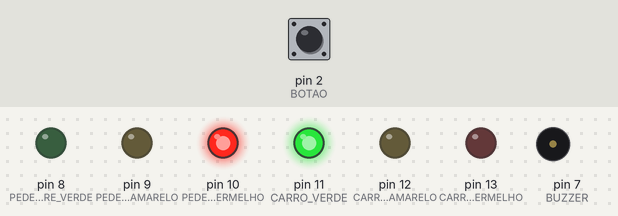
Recording of a sketch running on a simulated Arduino Uno, built with avr-gcc and run on an emulated ATmega328P. Parts: output pins drawn as LEDs (lit = HIGH), buzzer (waves = sounding). The inputs (shaded band) are chosen by the test bench; at power-on: pin 2 (BOTAO) HIGH.

Above: at 1.2 s.
1.3 s: pin 2 (BOTAO) pulled LOW for 0.15 s
At 2.1 s:
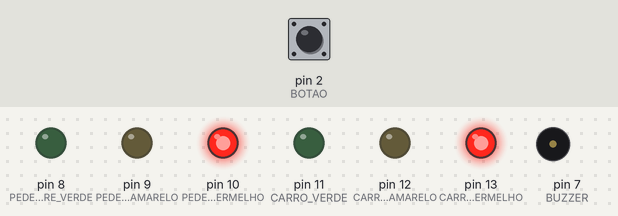
At 3.59 s:
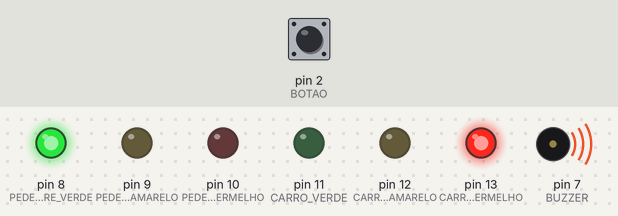
Timing chart, 0 to 13.1 s (numbered marks = the images above; inputs shaded):
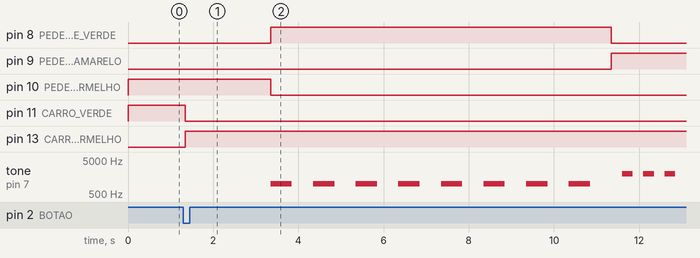

The sketch:

semaforosom.ino
```cpp
/*
  PROJETO: ESTACAO SEMAFORICA INTERATIVA
  ACESSIBILIDADE SONORA
  ARDUINO UNO R3

  CICLO CONVENCIONAL:
  CARROS VERDE       / PEDESTRES VERMELHO
  CARROS AMARELO     / PEDESTRES VERMELHO
  CARROS VERMELHO    / PEDESTRES VERDE
  CARROS VERMELHO    / PEDESTRES AMARELO
  CARROS VERMELHO    / PEDESTRES VERMELHO

  MODO INTERATIVO:
  BOTAO PRESSIONADO
  TODOS VERMELHOS + SEGURANCA
  PEDESTRES VERDE + BUZZER
  PEDESTRES AMARELO + AVISO SONORO FINAL
  TODOS VERMELHOS
  RETORNO AO CICLO CONVENCIONAL

*/

// PINAGEM DOS CARROS
#define CARRO_VERMELHO 13
#define CARRO_AMARELO  12
#define CARRO_VERDE    11

// PINAGEM DOS PEDESTRES
#define PEDESTRE_VERMELHO 10
#define PEDESTRE_AMARELO  9
#define PEDESTRE_VERDE    8

// ACESSIBILIDADE E BOTAO
#define BUZZER 7
#define BOTAO  2

// TEMPOS
const unsigned long TEMPO_CARRO_VERDE = 8000;
const unsigned long TEMPO_CARRO_AMARELO = 3000;

const unsigned long TEMPO_PEDESTRE_VERDE = 8000;
const unsigned long TEMPO_PEDESTRE_AMARELO = 3000;

const unsigned long TEMPO_TODOS_VERMELHOS = 2000;

const unsigned long TEMPO_INTERATIVO = 8000;

const unsigned long TEMPO_DEBOUNCE = 50;
const unsigned long INTERVALO_BUZZER = 500;

// INTERVALO DO ALERTA SONORO FINAL
const unsigned long INTERVALO_ALERTA_SONORO = 250;

// ========================================================
// ESTADOS DO SISTEMA
// ========================================================

enum Estado {

  CONV_CARROS_VERDE,
  CONV_CARROS_AMARELO,
  CONV_PEDESTRES_VERDE,
  CONV_PEDESTRES_AMARELO,
  CONV_TODOS_VERMELHOS,

  INTERATIVO_SEGURANCA,
  INTERATIVO_TRAVESSIA,
  INTERATIVO_ALERTA,
  INTERATIVO_FINAL_SEGURANCA
};

Estado estadoAtual = CONV_CARROS_VERDE;

// ========================================================
// VARIAVEIS
// ========================================================

unsigned long tempoEstado = 0;
unsigned long tempoBuzzer = 0;

// NOVO: CONTROLE DO ALERTA SONORO FINAL
unsigned long tempoAlertaSonoro = 0;
bool alertaSonoroLigado = false;

bool solicitacaoInterativa = false;
bool buzzerLigado = false;

bool leituraAnterior = HIGH;
bool estadoBotao = HIGH;

unsigned long tempoDebounce = 0;

// ========================================================
// DESLIGAR TODOS OS LEDS
// ========================================================

void desligarTodosLEDs() {

  digitalWrite(CARRO_VERMELHO, LOW);
  digitalWrite(CARRO_AMARELO, LOW);
  digitalWrite(CARRO_VERDE, LOW);

  digitalWrite(PEDESTRE_VERMELHO, LOW);
  digitalWrite(PEDESTRE_AMARELO, LOW);
  digitalWrite(PEDESTRE_VERDE, LOW);
}

// ========================================================
// INICIAR ESTADO
// ========================================================

void iniciarEstado(Estado novoEstado) {

  desligarTodosLEDs();

  noTone(BUZZER);

  estadoAtual = novoEstado;

  tempoEstado = millis();
}

// ========================================================
// CICLO CONVENCIONAL
// ========================================================

// CARROS VERDE / PEDESTRES VERMELHO

void iniciarCarrosVerde() {

  iniciarEstado(CONV_CARROS_VERDE);

  digitalWrite(CARRO_VERDE, HIGH);
  digitalWrite(PEDESTRE_VERMELHO, HIGH);
}

// CARROS AMARELO / PEDESTRES VERMELHO

void iniciarCarrosAmarelo() {

  iniciarEstado(CONV_CARROS_AMARELO);

  digitalWrite(CARRO_AMARELO, HIGH);
  digitalWrite(PEDESTRE_VERMELHO, HIGH);
}

// CARROS VERMELHO / PEDESTRES VERDE

void iniciarPedestresVerde() {

  iniciarEstado(CONV_PEDESTRES_VERDE);

  digitalWrite(CARRO_VERMELHO, HIGH);
  digitalWrite(PEDESTRE_VERDE, HIGH);
}

// CARROS VERMELHO / PEDESTRES AMARELO

void iniciarPedestresAmarelo() {

  iniciarEstado(CONV_PEDESTRES_AMARELO);

  digitalWrite(CARRO_VERMELHO, HIGH);

  digitalWrite(PEDESTRE_AMARELO, HIGH);
}

// TODOS VERMELHOS

void iniciarTodosVermelhos() {

  iniciarEstado(CONV_TODOS_VERMELHOS);

  digitalWrite(CARRO_VERMELHO, HIGH);
  digitalWrite(PEDESTRE_VERMELHO, HIGH);
}

// ========================================================
// MODO INTERATIVO
// ========================================================

// SEGURANCA INICIAL

void iniciarInterativoSeguranca() {

  iniciarEstado(INTERATIVO_SEGURANCA);

  digitalWrite(CARRO_VERMELHO, HIGH);
  digitalWrite(PEDESTRE_VERMELHO, HIGH);
}

// TRAVESSIA INTERATIVA

void iniciarInterativoTravessia() {

  iniciarEstado(INTERATIVO_TRAVESSIA);

  digitalWrite(CARRO_VERMELHO, HIGH);
  digitalWrite(PEDESTRE_VERDE, HIGH);

  tempoBuzzer = millis();
  buzzerLigado = true;

  tone(BUZZER, 1000);
}

// ========================================================
// ALERTA AMARELO INTERATIVO
// ========================================================

void iniciarInterativoAlerta() {

  iniciarEstado(INTERATIVO_ALERTA);

  digitalWrite(CARRO_VERMELHO, HIGH);

  // AMARELO DOS PEDESTRES ACESO CONTINUAMENTE
  digitalWrite(PEDESTRE_AMARELO, HIGH);

  // NOVO: INICIA ALERTA SONORO FINAL
  tempoAlertaSonoro = millis();
  alertaSonoroLigado = false;

  noTone(BUZZER);
}

// ========================================================
// SEGURANCA FINAL INTERATIVA
// ========================================================

void iniciarInterativoFinalSeguranca() {

  iniciarEstado(INTERATIVO_FINAL_SEGURANCA);

  digitalWrite(CARRO_VERMELHO, HIGH);
  digitalWrite(PEDESTRE_VERMELHO, HIGH);
}

// ========================================================
// BOTAO COM DEBOUNCE
// ========================================================

void verificarBotao() {

  bool leitura = digitalRead(BOTAO);

  if (leitura != leituraAnterior) {

    tempoDebounce = millis();
  }

  if (millis() - tempoDebounce >= TEMPO_DEBOUNCE) {

    if (leitura != estadoBotao) {

      estadoBotao = leitura;

      if (estadoBotao == LOW) {

        solicitacaoInterativa = true;
      }
    }
  }

  leituraAnterior = leitura;
}

// ========================================================
// BUZZER DA TRAVESSIA
// ========================================================

void controlarBuzzer() {

  if (millis() - tempoBuzzer >= INTERVALO_BUZZER) {

    tempoBuzzer = millis();

    buzzerLigado = !buzzerLigado;

    if (buzzerLigado) {

      tone(BUZZER, 1000);

    } else {

      noTone(BUZZER);
    }
  }
}

// ========================================================
// NOVO: AVISO SONORO FINAL DE ALERTA
// ========================================================

void controlarAlertaSonoro() {

  if (millis() - tempoAlertaSonoro >= INTERVALO_ALERTA_SONORO) {

    tempoAlertaSonoro = millis();

    alertaSonoroLigado = !alertaSonoroLigado;

    if (alertaSonoroLigado) {

      // BIP DE ALERTA FINAL
      tone(BUZZER, 2000);

    } else {

      noTone(BUZZER);
    }
  }
}

// ========================================================
// SETUP
// ========================================================

void setup() {

  pinMode(CARRO_VERMELHO, OUTPUT);
  pinMode(CARRO_AMARELO, OUTPUT);
  pinMode(CARRO_VERDE, OUTPUT);

  pinMode(PEDESTRE_VERMELHO, OUTPUT);
  pinMode(PEDESTRE_AMARELO, OUTPUT);
  pinMode(PEDESTRE_VERDE, OUTPUT);

  pinMode(BUZZER, OUTPUT);

  pinMode(BOTAO, INPUT_PULLUP);

  desligarTodosLEDs();

  // INICIO AUTOMATICO DO CICLO CONVENCIONAL
  iniciarCarrosVerde();
}

// ========================================================
// LOOP PRINCIPAL
// ========================================================

void loop() {

  verificarBotao();

  unsigned long agora = millis();

  // ======================================================
  // SOLICITACAO DO MODO INTERATIVO
  // ======================================================

  if (solicitacaoInterativa) {

    if (estadoAtual == CONV_CARROS_VERDE ||
        estadoAtual == CONV_CARROS_AMARELO ||
        estadoAtual == CONV_PEDESTRES_VERDE ||
        estadoAtual == CONV_PEDESTRES_AMARELO ||
        estadoAtual == CONV_TODOS_VERMELHOS) {

      solicitacaoInterativa = false;

      iniciarInterativoSeguranca();
    }
  }

  // ======================================================
  // CONTROLE DOS ESTADOS
  // ======================================================

  switch (estadoAtual) {

    // ----------------------------------------------------
    // CARROS VERDE
    // ----------------------------------------------------

    case CONV_CARROS_VERDE:

      if (agora - tempoEstado >= TEMPO_CARRO_VERDE) {

        iniciarCarrosAmarelo();
      }

      break;

    // ----------------------------------------------------
    // CARROS AMARELO
    // ----------------------------------------------------

    case CONV_CARROS_AMARELO:

      if (agora - tempoEstado >= TEMPO_CARRO_AMARELO) {

        iniciarPedestresVerde();
      }

      break;

    // ----------------------------------------------------
    // PEDESTRES VERDE
    // ----------------------------------------------------

    case CONV_PEDESTRES_VERDE:

      if (agora - tempoEstado >= TEMPO_PEDESTRE_VERDE) {

        iniciarPedestresAmarelo();
      }

      break;

    // ----------------------------------------------------
    // PEDESTRES AMARELO
    // ----------------------------------------------------

    case CONV_PEDESTRES_AMARELO:

      if (agora - tempoEstado >= TEMPO_PEDESTRE_AMARELO) {

        iniciarTodosVermelhos();
      }

      break;

    // ----------------------------------------------------
    // TODOS VERMELHOS - CICLO CONVENCIONAL
    // ----------------------------------------------------

    case CONV_TODOS_VERMELHOS:

      if (agora - tempoEstado >= TEMPO_TODOS_VERMELHOS) {

        iniciarCarrosVerde();
      }

      break;

    // ----------------------------------------------------
    // INTERATIVO - SEGURANCA INICIAL
    // ----------------------------------------------------

    case INTERATIVO_SEGURANCA:

      if (agora - tempoEstado >= TEMPO_TODOS_VERMELHOS) {

        iniciarInterativoTravessia();
      }

      break;

    // ----------------------------------------------------
    // INTERATIVO - TRAVESSIA
    // ----------------------------------------------------

    case INTERATIVO_TRAVESSIA:

      controlarBuzzer();

      if (agora - tempoEstado >= TEMPO_INTERATIVO) {

        iniciarInterativoAlerta();
      }

      break;

    // ----------------------------------------------------
    // INTERATIVO - ALERTA FINAL
    // ----------------------------------------------------

    case INTERATIVO_ALERTA:

      // NOVO: BIPS RAPIDOS DE ALERTA FINAL
      controlarAlertaSonoro();

      if (agora - tempoEstado >= TEMPO_PEDESTRE_AMARELO) {

        iniciarInterativoFinalSeguranca();
      }

      break;

    // ----------------------------------------------------
    // INTERATIVO - SEGURANCA FINAL
    // ----------------------------------------------------

    case INTERATIVO_FINAL_SEGURANCA:

      if (agora - tempoEstado >= TEMPO_TODOS_VERMELHOS) {

        // RETORNA AO CICLO CONVENCIONAL
        iniciarCarrosVerde();
      }

      break;
  }
}
```

Measured:
- after the input at 1.3 s, pin 8 (PEDESTRE_VERDE): LOW → HIGH after 2.0 s instead of 9.7 s; pin 9 (PEDESTRE_AMARELO): LOW → HIGH after 10.1 s
